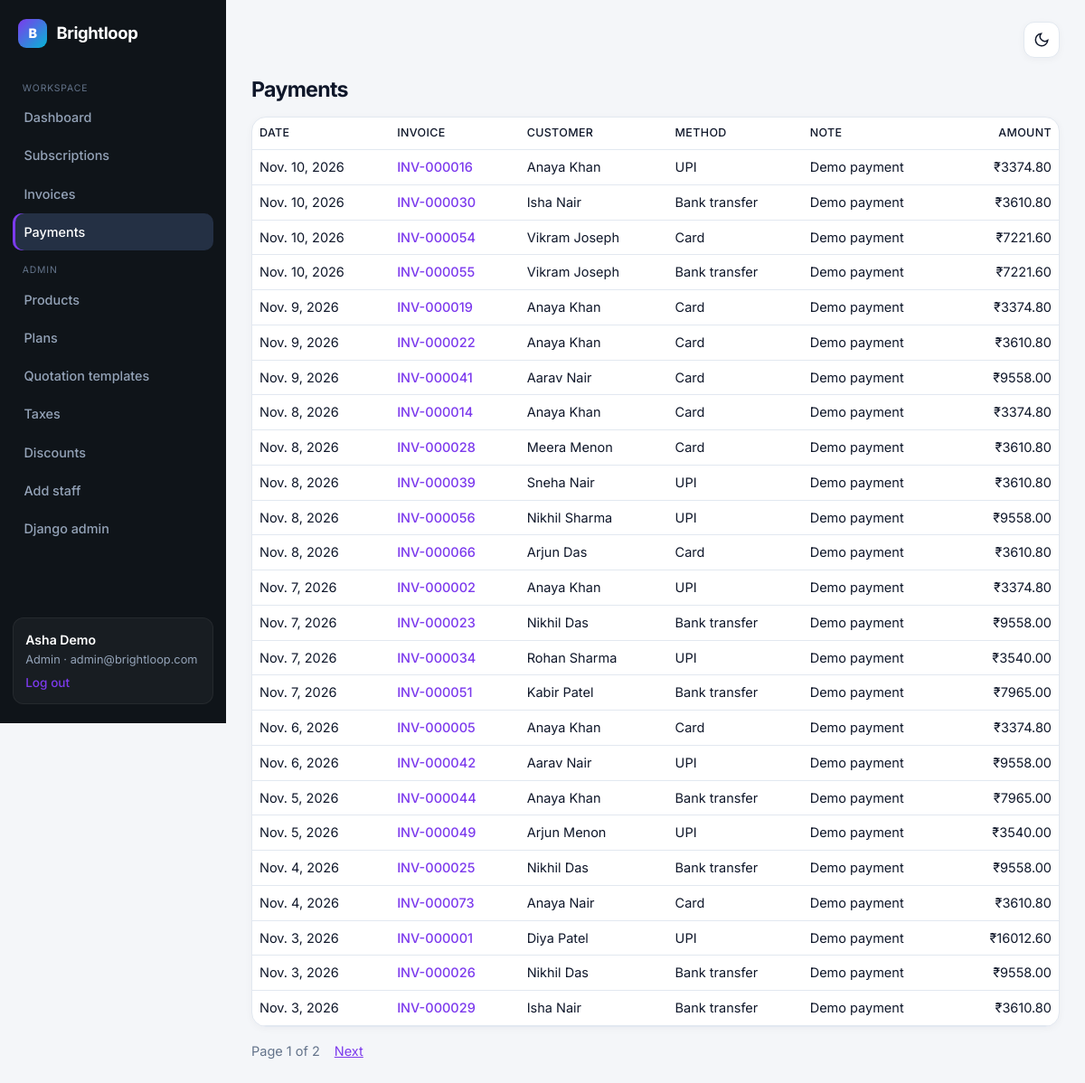
The app's page /payments/ (signed in) with its own data.
### core/models.py (models this page shows, shortened)
class User(AbstractUser):
    ROLES = [('admin', 'Admin'), ('staff', 'Internal staff'), ('customer', 'Customer')]
    email = models.EmailField(unique=True)
    role = models.CharField(max_length=10, choices=ROLES, default='customer')
    @property
    def is_admin_role(self):
        return self.role == 'admin'
    @property
    def is_team(self):
        return self.role in ('admin', 'staff')
    def __str__(self):
        return self.get_full_name() or self.email

class Payment(models.Model):
    METHODS = [('card', 'Card'), ('upi', 'UPI'), ('bank', 'Bank transfer'), ('cash', 'Cash'), ('cheque', 'Cheque')]
    invoice = models.ForeignKey(Invoice, on_delete=models.CASCADE, related_name='payments')
    method = models.CharField(max_length=10, choices=METHODS)
    amount = models.DecimalField(max_digits=12, decimal_places=2)
    date = models.DateField(default=date.today, db_index=True)
    note = models.CharField(max_length=250, blank=True)

class Invoice(models.Model):
    STATUSES = [('draft', 'Draft'), ('confirmed', 'Confirmed'), ('paid', 'Paid'), ('cancelled', 'Cancelled')]
    number = models.CharField(max_length=20, unique=True, blank=True)
    subscription = models.ForeignKey(Subscription, on_delete=models.PROTECT, related_name='invoices')
    customer = models.ForeignKey(User, on_delete=models.PROTECT, related_name='invoices')
    period_start = models.DateField()
    issue_date = models.DateField(default=date.today)
    due_date = models.DateField(db_index=True)
    subtotal = models.DecimalField(max_digits=12, decimal_places=2, default=0)
    discount_total = models.DecimalField(max_digits=12, decimal_places=2, default=0)
    tax_total = models.DecimalField(max_digits=12, decimal_places=2, default=0)
    total = models.DecimalField(max_digits=12, decimal_places=2, default=0)
    status = models.CharField(max_length=10, choices=STATUSES, default='draft', db_index=True)
    sent = models.BooleanField(default=False)
    discounts_applied = models.CharField(max_length=250, blank=True)
    class Meta:
        constraints = [models.UniqueConstraint(fields=['subscription', 'period_start'], name='one_invoice_per_period')]
        ordering = ['-id']

### core/views.py (the view)
# urls.py: path('payments/', v.payment_list, name='payment_list'),
@team
def payment_list(request):
    qs = Payment.objects.select_related('invoice', 'invoice__customer').order_by('-date', '-id')
    return render(request, 'core/payments.html', {'page': page(request, qs)})

### core/views.py (called while the page is built)
def role_required(*roles):
    def deco(view):
        @wraps(view)
        @login_required
        def inner(request, *a, **kw):
            if request.user.role not in roles:
                return render(request, 'core/forbidden.html', status=403)
            return view(request, *a, **kw)
        return inner
    return deco

def page(request, qs, n=25):
    return Paginator(qs, n).get_page(request.GET.get('page'))

### core/templates/core/payments.html
{% extends 'core/base.html' %}{% block content %}<h1>Payments</h1>
<div class="panel p-0 table-responsive"><table class="table m-0"><thead><tr><th>Date</th><th>Invoice</th><th>Customer</th><th>Method</th><th>Note</th><th class="text-end">Amount</th></tr></thead>
{% for p in page %}<tr><td>{{ p.date }}</td><td><a href="{% url 'invoice_detail' p.invoice.pk %}">{{ p.invoice.number }}</a></td><td>{{ p.invoice.customer }}</td><td>{{ p.get_method_display }}</td><td>{{ p.note }}</td><td class="text-end">₹{{ p.amount }}</td></tr>
{% empty %}<tr><td colspan="6" class="text-muted p-4">No payments yet. Open an invoice and record one.</td></tr>{% endfor %}</table></div>
{% include 'core/_pager.html' %}{% endblock %}

### core/templates/core/base.html (shortened to what this page needs)
{% load static %}<!doctype html>
<html lang="en" data-theme="light">
<head>
<link href="https://cdn.jsdelivr.net/npm/bootstrap@5.3.3/dist/css/bootstrap.min.css" rel="stylesheet">
</head>
<body>
<div class="d-flex layout app">
{% if user.is_authenticated %}
<nav class="side">
  <a class="brand" href="/"><span class="brand-mark">B</span> Brightloop</a>
  {% if user.is_team %}
    <div class="nav-section">Workspace</div>
    <a class="nav-l {% if request.path == '/' %}on{% endif %}" href="{% url 'home' %}">Dashboard</a>
    <a class="nav-l {% if '/subscriptions' in request.path %}on{% endif %}" href="{% url 'subscription_list' %}">Subscriptions</a>
    <a class="nav-l {% if '/invoices' in request.path %}on{% endif %}" href="{% url 'invoice_list' %}">Invoices</a>
    <a class="nav-l {% if '/payments' in request.path %}on{% endif %}" href="{% url 'payment_list' %}">Payments</a>
  {% else %}
    <a class="nav-l on" href="{% url 'portal' %}">My account</a>
  {% endif %}
  {% if user.is_admin_role %}
    <div class="nav-section">Admin</div>
    <a class="nav-l {% if '/manage/products' in request.path %}on{% endif %}" href="{% url 'catalog_products' %}">Products</a>
    <a class="nav-l {% if '/manage/plans' in request.path %}on{% endif %}" href="{% url 'catalog_plans' %}">Plans</a>
    <a class="nav-l {% if '/manage/templates' in request.path %}on{% endif %}" href="{% url 'catalog_templates' %}">Quotation templates</a>
    <a class="nav-l {% if '/manage/taxes' in request.path %}on{% endif %}" href="{% url 'catalog_taxes' %}">Taxes</a>
    <a class="nav-l {% if '/manage/discounts' in request.path %}on{% endif %}" href="{% url 'catalog_discounts' %}">Discounts</a>
    <a class="nav-l {% if '/staff/new' in request.path %}on{% endif %}" href="{% url 'add_staff' %}">Add staff</a>
    <a class="nav-l" href="/admin/">Django admin</a>
  {% endif %}
  <div class="who">
    <div class="name-line">{{ user.get_full_name|default:user.email }}</div>
    {{ user.get_role_display }} · {{ user.email }}
    <form method="post" action="{% url 'logout' %}">{% csrf_token %}<button type="submit">Log out</button></form>
  </div>
</nav>
{% endif %}
<main>
  <div class="topbar noprint">
    <button type="button" class="theme-icon-btn" onclick="toggleTheme()" title="Toggle light / dark" aria-label="Toggle theme">
      <svg class="icon-moon" width="18" height="18" fill="none" stroke="currentColor" stroke-width="2" viewBox="0 0 24 24"><path d="M21 12.79A9 9 0 1111.21 3 7 7 0 0021 12.79z"/></svg>
    </button>
  </div>
  {% block content %}{% endblock %}
</main>
</div>
</body></html>

### records on screen
User: get_full_name "Asha Demo", role "Admin", email "admin@brightloop.com"
Payment: date "Nov. 10, 2026", invoice.number "INV-000016", invoice.customer "Anaya Khan", method "UPI", note "Demo payment", amount "3374.80"
Payment: date "Nov. 10, 2026", invoice.number "INV-000030", invoice.customer "Isha Nair", method "Bank transfer", note "Demo payment", amount "3610.80"
Payment: date "Nov. 10, 2026", invoice.number "INV-000054", invoice.customer "Vikram Joseph", method "Card", note "Demo payment", amount "7221.60"
Payment: date "Nov. 10, 2026", invoice.number "INV-000055", invoice.customer "Vikram Joseph", method "Bank transfer", note "Demo payment", amount "7221.60"
Payment: date "Nov. 9, 2026", invoice.number "INV-000019", invoice.customer "Anaya Khan", method "Card", note "Demo payment", amount "3374.80"
Payment: date "Nov. 9, 2026", invoice.number "INV-000022", invoice.customer "Anaya Khan", method "Card", note "Demo payment", amount "3610.80"
Payment: date "Nov. 9, 2026", invoice.number "INV-000041", invoice.customer "Aarav Nair", method "Card", note "Demo payment", amount "9558.00"
Payment: date "Nov. 8, 2026", invoice.number "INV-000014", invoice.customer "Anaya Khan", method "Card", note "Demo payment", amount "3374.80"
Payment: date "Nov. 8, 2026", invoice.number "INV-000028", invoice.customer "Meera Menon", method "Card", note "Demo payment", amount "3610.80"
Payment: date "Nov. 8, 2026", invoice.number "INV-000039", invoice.customer "Sneha Nair", method "UPI", note "Demo payment", amount "3610.80"
Payment: date "Nov. 8, 2026", invoice.number "INV-000056", invoice.customer "Nikhil Sharma", method "UPI", note "Demo payment", amount "9558.00"
Payment: date "Nov. 8, 2026", invoice.number "INV-000066", invoice.customer "Arjun Das", method "Card", note "Demo payment", amount "3610.80"
Payment: date "Nov. 7, 2026", invoice.number "INV-000002", invoice.customer "Anaya Khan", method "UPI", note "Demo payment", amount "3374.80"
Payment: date "Nov. 7, 2026", invoice.number "INV-000023", invoice.customer "Nikhil Das", method "Bank transfer", note "Demo payment", amount "9558.00"
Payment: date "Nov. 7, 2026", invoice.number "INV-000034", invoice.customer "Rohan Sharma", method "UPI", note "Demo payment", amount "3540.00"
Payment: date "Nov. 7, 2026", invoice.number "INV-000051", invoice.customer "Kabir Patel", method "Bank transfer", note "Demo payment", amount "7965.00"
Payment: date "Nov. 6, 2026", invoice.number "INV-000005", invoice.customer "Anaya Khan", method "Card", note "Demo payment", amount "3374.80"
Payment: date "Nov. 6, 2026", invoice.number "INV-000042", invoice.customer "Aarav Nair", method "UPI", note "Demo payment", amount "9558.00"
Payment: date "Nov. 5, 2026", invoice.number "INV-000044", invoice.customer "Anaya Khan", method "Bank transfer", note "Demo payment", amount "7965.00"
Payment: date "Nov. 5, 2026", invoice.number "INV-000049", invoice.customer "Arjun Menon", method "UPI", note "Demo payment", amount "3540.00"
Payment: date "Nov. 4, 2026", invoice.number "INV-000025", invoice.customer "Nikhil Das", method "Bank transfer", note "Demo payment", amount "9558.00"
Payment: date "Nov. 4, 2026", invoice.number "INV-000073", invoice.customer "Anaya Nair", method "Card", note "Demo payment", amount "3610.80"
Payment: date "Nov. 3, 2026", invoice.number "INV-000001", invoice.customer "Diya Patel", method "UPI", note "Demo payment", amount "16012.60"
Payment: date "Nov. 3, 2026", invoice.number "INV-000026", invoice.customer "Nikhil Das", method "Bank transfer", note "Demo payment", amount "9558.00"
Payment: date "Nov. 3, 2026", invoice.number "INV-000029", invoice.customer "Isha Nair", method "Bank transfer", note "Demo payment", amount "3610.80"

### other values on screen
{{ page.number }} "1"
{{ page.paginator.num_pages }} "2"
